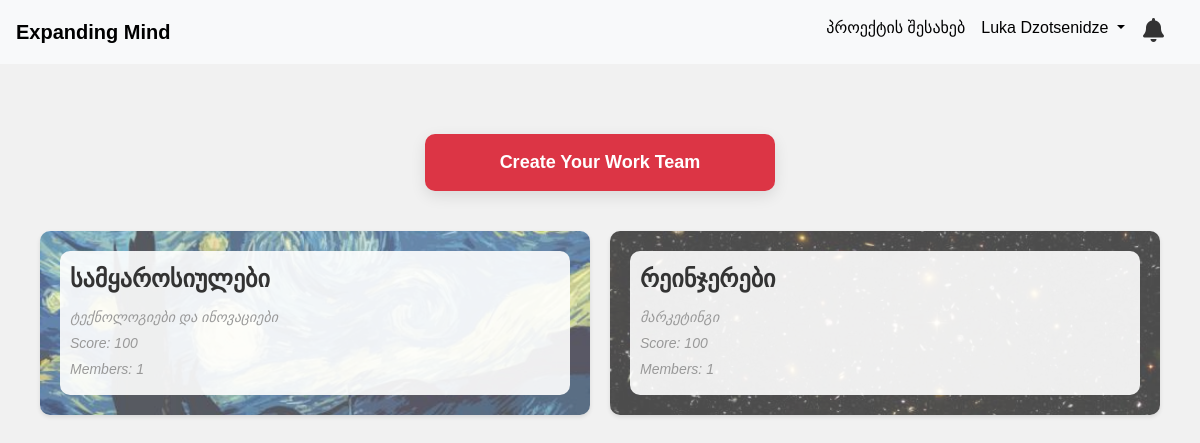
The page /groups (signed in) on the database its author committed.
### main/models.py (models this page shows, shortened)
class User(db.Model, UserMixin):
    id = db.Column(db.Integer, primary_key=True)
    unique_id = db.Column(db.String(8), nullable=False, unique=True)
    firstname = db.Column(db.String(20), nullable=False)
    lastname = db.Column(db.String(30), nullable=False)
    nickname = db.Column(db.String(10))
    email = db.Column(db.String(100), unique=True, nullable=False)
    rank = db.Column(db.String(50), nullable=False, default='წევრი')
    score = db.Column(db.Integer, nullable=False, default=0)
    password = db.Column(db.String(60), nullable=False)
    is_active = db.Column(db.Boolean, default=False)
    activation_token = db.Column(db.String(32), nullable=True)
    image_file = db.Column(db.String(100), nullable=False, default='default.png')
    in_group = db.Column(db.Boolean, default=False)
    group_id = db.Column(db.Integer, db.ForeignKey('group.id'), nullable=True)
    group = db.relationship('Group', back_populates='members')

class Group(db.Model):
    id = db.Column(db.Integer, primary_key=True)
    name = db.Column(db.String(20), nullable=False, unique=True)
    leader_id = db.Column(db.Integer, nullable=False)
    description = db.Column(db.String(250))
    category = db.Column(db.String(100), nullable=False)
    members = db.relationship('User', back_populates='group')
    score = db.Column(db.Integer, nullable=False, default=0)
    group_form = db.Column(db.String(200))
    image_file = db.Column(db.String(100), default='default.png')
    @property
    def members_list(self):
        return json.loads(self.members) if self.members else []

### main/groups/routes.py (the view)
@groups.route('/groups', methods=['POST', 'GET'])
def groups_section():
    groups = Group.query.all()
    try:
        notification_log = NotificationLogs.query.filter_by(user_id=current_user.id).order_by(NotificationLogs.id.desc())
        page = request.args.get('page', 1, type=int)
        group_logs = GroupLogs.query.filter_by(group_id=current_user.group_id).order_by(GroupLogs.id.desc()).paginate(page=page, per_page=5)
        return render_template('groups_section.html', groups=groups, group_logs=group_logs, notification_log=notification_log)
    except:
        None
    return render_template('groups_section.html', groups=groups)

### main/models.py (called while the page is built)
@login_manager.user_loader
def load_user(user_id):
    return User.query.get(int(user_id))

### main/templates/groups_section.html (shortened to what this page needs)
{% extends "new_base.html" %}
{% block content %}
{% if not current_user.in_group %}
<a href="https://docs.google.com/forms/d/1dcCbT2LzL4p533jfhbJaCCRTSD3u3C-3EQLn4eD1ugo/edit" target="_blank" class="custom-button">Create Your Work Team</a>
{% else %}
<a href="" class="custom-button" style="background: #dc3545;" onclick="alert('You are already part of a work team')">Create Your Work Team</a>
{% endif %}
<div class="container">
    <div class="groups-grid">
        {% for group in groups %}
        <a href="{{ url_for('groups.group_page', id=group.id) }}" class="group-link">
            {% if group.image_file != 'default.png' %}
                <div class="group">
                    <div class="group-content">
                        <div class="group-name">{{ group.name }}</div>
                        <div class="group-category">{{ group.category }}</div>
                        <div class="group-score">Score: {{ group.score }}</div>
                        <div class="group-members">Members: {{ group.members|length }}</div>
                    </div>
                </div>
            {% endif %}
        </a>
        {% endfor %}
    </div>
</div>
{% endblock %}

### main/templates/new_base.html (shortened to what this page needs)
<!DOCTYPE html>
<html lang="en">
<head>
    <link rel="stylesheet" href="https://cdnjs.cloudflare.com/ajax/libs/font-awesome/6.5.2/css/all.min.css" />
    <link href="https://stackpath.bootstrapcdn.com/bootstrap/4.5.2/css/bootstrap.min.css" rel="stylesheet">
</head>
<body>
    <nav class="navbar navbar-expand-lg navbar-light bg-light">
        <a class="navbar-brand" href="{{url_for('groups.groups_section')}}">Expanding Mind</a>
        <div class="collapse navbar-collapse" id="navbarNav">
            <ul class="navbar-nav ml-auto">
                {% if current_user.is_authenticated %}
                    <li class="nav-item">
                        <a class="nav-link" href="#" style="color: black;">პროექტის შესახებ</a>
                    </li>
                    <li class="nav-item dropdown">
                        <a class="nav-link dropdown-toggle" href="#" id="navbarDropdown" role="button" data-toggle="dropdown" aria-haspopup="true" aria-expanded="false">
                            {{ current_user.firstname }} {{ current_user.lastname }}
                        </a>
                    </li>
                    <li class="nav-item" style="text-align: center;">
                        <div class="notification-bar">
                            <div class="notification-icon" onclick="toggleDropdown()">
                                <i class="fa fa-bell"></i>
                            </div>
                        </div>
                    </li>
                {% endif %}
            </ul>
        </div>
    </nav>
    <div class="container">
        {% block content %}{% endblock %}
    </div>
</body>
</html>

### main/templates/new_base.html (style rules this page uses)
.navbar { background-color: #007bff; }
.navbar-brand { color: rgb(0, 0, 0) !important; font-weight: bold; }
.navbar-nav .nav-link { color: rgb(0, 0, 0) !important; }
.notification-bar { display: flex; align-items: center; padding: 10px; }
.notification-icon { margin-right: 10px; }
.notification-icon i { color: #333; font-size: 24px; cursor: pointer; }
.dropdown { position: relative; }

### main/templates/groups_section.html (style rules this page uses)
body { font-family: 'Arial', sans-serif; background-color: #f1f1f1; margin: 0; padding: 0; }
.container { max-width: 1200px; margin: 20px auto; padding: 20px; }
.custom-button { padding: 15px 30px; font-weight: bold; font-size: 18px; width: 100%; max-width: 350px; color: #fff; background: linear-gradient(145deg, #28a745, #218838); border: none; border-radius: 10px; box-shadow: 0 5px 15px rgba(0, 0, 0, 0.1); text-align: center; cursor: pointer; transition: all 0.3s ease; margin: auto; margin-top: 30px; text-decoration: none; display: block; }
.groups-grid { display: grid; grid-template-columns: repeat(auto-fit, minmax(300px, 1fr)); gap: 20px; }
.group { background-color: #fff; padding: 20px; border-radius: 10px; box-shadow: 0 2px 4px rgba(0, 0, 0, 0.1); transition: transform 0.3s ease, box-shadow 0.3s ease; position: relative; overflow: hidden; }
.group-content { position: relative; z-index: 1; background: rgba(255, 255, 255, 0.9); padding: 10px; border-radius: 10px; }
.group-name { font-size: 24px; margin-bottom: 10px; color: #333; font-weight: bold; }
.group-category, .group-score, .group-members { font-style: italic; margin-bottom: 5px; color: #999; font-size: 14px; }
.group:first-child { grid-column: span 2; }

### rows shown on the page
User: firstname "Luka", lastname "Dzotsenidze"
Group: name "სამყაროსიულები", category "ტექნოლოგიები და ინოვაციები", score "100", members|length "1"
Group: name "რეინჯერები", category "მარკეტინგი", score "100", members|length "1"
